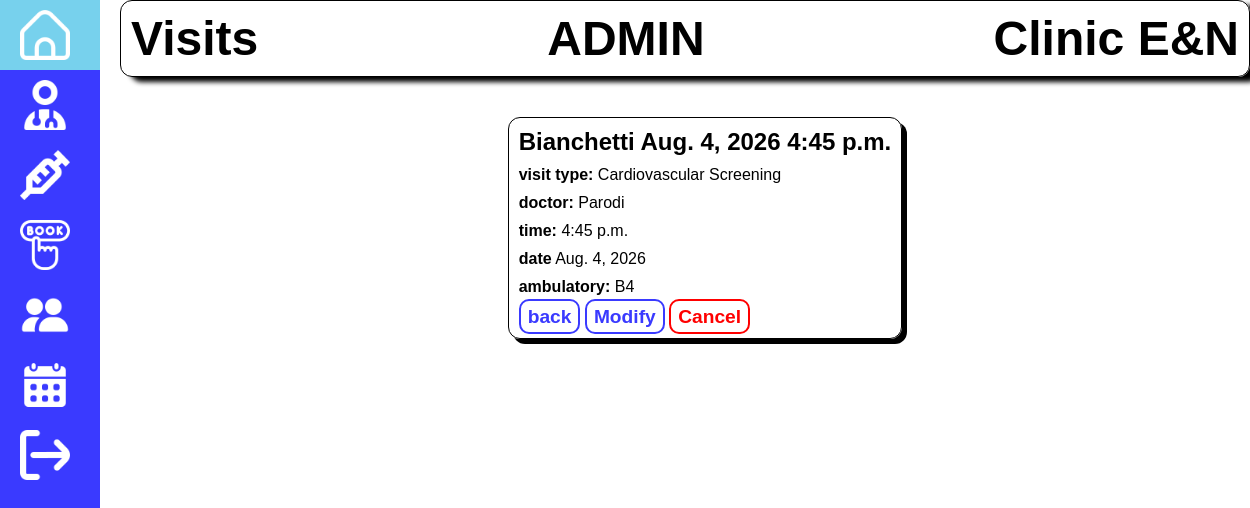
The app's page /dashboard/visit/13/ (signed in) with its own data.
### dashboard/models.py (models this page shows, shortened)
class Visit(models.Model):
    patient = models.ForeignKey(Patient, on_delete=models.CASCADE)
    doctor = models.ForeignKey(Doctor, on_delete=models.CASCADE)
    treatment = models.ForeignKey(Treatment, on_delete=models.CASCADE)
    date = models.DateField()
    time = models.TimeField()
    ambulatory = models.CharField(max_length=3, blank=True, null=True)
    class Meta:
        ordering = ['patient','date', 'time']
        permissions = (("can_view_visit", "Can view visit"),)

class Patient(models.Model):
    user = models.OneToOneField(
        User,
        on_delete=models.CASCADE,
        related_name='patient_profile',
    )
    first_name = models.CharField(max_length=100)
    last_name = models.CharField(max_length=100)
    date_of_birth = models.DateField()
    weight = models.CharField(max_length=4, help_text='kg')
    height = models.CharField(max_length=3, help_text='cm')
    cf = models.CharField(max_length=16, unique=True, help_text='Codice Fiscale')
    class Meta:
        ordering = ['last_name', 'first_name', 'date_of_birth']
        permissions = (("can_view_patient", "Can view patient"),)

class Treatment(models.Model):
    name = models.CharField(max_length=100, unique=True)
    description = models.TextField(blank=False,null=False)
    cost = models.CharField(max_length=10, help_text='€')
    class Meta:
        ordering = ['name']

class Doctor(models.Model):
    first_name = models.CharField(max_length=100)
    last_name = models.CharField(max_length=100)
    specialization = models.CharField(max_length=100)
    id_doctor = models.CharField(max_length=10, unique=True, help_text='ID Doctor')
    date_of_birth = models.DateField()
    class Meta:
        ordering = ['specialization', 'last_name', 'first_name', 'id_doctor']

### dashboard/views.py (the view)
# urls.py: path('visit/<int:pk>/', views.VisitDetailView.as_view(), name='visit-detail'),
class VisitDetailView(LoginRequiredMixin, PermissionRequiredMixin, generic.DetailView):
    login_url = '/accounts/login/'
    permission_required = 'dashboard.can_view_visit'
    model = Visit

### dashboard/templates/dashboard/visit_detail.html
{% extends "base.html" %}
{% block content %}
   <div class="block-patient">
        <h2>{{visit.patient.last_name}} {{visit.date}} {{visit.time}}</h2>
        <p><b>visit type:</b> <span>{{visit.treatment.name}}</span></p>
        <p><b>doctor:</b> <span>{{visit.doctor.last_name}}</span></p>
        <p><b>time:</b> <span>{{visit.time}}</span></p>
        <p><b>date</b> <span>{{visit.date}}</span></p>
        <p><b>ambulatory:</b> <span>{{visit.ambulatory}}</span></p>
        <div>
            <a class="btn" href="{% url 'visits'%}">back</a>
        <a class="btn" href="{% url 'reservation_update' visit.id %}">Modify</a>
        <a class="btn-del" href="{% url 'reservation_delete' visit.id %}" onclick="return confirm('Are you sure you want to delete this reservation?');">Cancel</a>
        </div>
    </div>
{% endblock %}

### dashboard/templates/base.html (shortened to what this page needs)
<!DOCTYPE html>
<html lang="en">
<head>
    {% load static %}
    <link rel="stylesheet" href="{% static 'css/style.css' %}">
</head>
<body>
    {%block sidebar%}
    <div class="sidebar">
        <ul>
            <li {% if request.resolver_match.url_name == 'dashboard' %}style="background-color: rgb(119, 209, 237)"{% endif %}><a href="{% url 'dashboard'%}"><img src="{% static 'images/home.png' %}" alt="home"><span>home</span></a></li>
            <li {% if request.resolver_match.url_name == 'doctors' %}style="background-color: rgb(119, 209, 237)"{% endif %}><a href="{% url 'doctors'%}"><img src="{% static 'images/user-md.png' %}" alt="h"><span>doctors</span></a></li>
            <li ><a href="{% url 'treatments'%}"><img src="{% static 'images/syringe.png' %}" alt="home"></a></li>
            <li ><a href="{% url 'reservation' %}"><img src="{% static 'images/booking.png' %}" alt=""></a></li>
            {% if perms.dashboard.can_view_patient %}
            <li ><a href="{% url 'patients'%}"><img src="{% static 'images/people.png' %}" alt="home"></a></li>
            {% endif %}
            {% if perms.dashboard.can_view_visit %}
            <li {% if request.resolver_match.url_name == 'visits' %}style="background-color: rgb(119, 209, 237)"{% endif %}><a href="{% url 'visits'%}"><img src="{% static 'images/calendar.png' %}" alt="home"><span>visits</span></a></li>
            {% endif %}
            {% if user.is_authenticated %}
            <li><a href="{% url 'esco' %}"><img src="{% static 'images/exit.png' %}" alt="profile"><span>exit</span></a></li>
            {% endif %}
        </ul>
    </div>
    {%endblock%}
    <div class="sup-cont">
        <div class="title">
            <h1>{% if request.resolver_match.url_name == 'dashboard' %}Welcome
                {% elif request.resolver_match.url_name == 'doctors' or request.resolver_match.url_name == 'doctor-detail'%}Doctors
                {% elif request.resolver_match.url_name == 'treatments' or request.resolver_match.url_name == 'treatment-detail'%}Treatmets
                {% elif request.resolver_match.url_name == 'reservation'%}Reservation
                {% elif request.resolver_match.url_name == 'patients' or request.resolver_match.url_name == 'patient-detail'%}Patients
                {% elif request.resolver_match.url_name == 'visits' or request.resolver_match.url_name == 'visit-detail'%}Visits
                {% elif request.resolver_match.url_name == 'login'%}Log in
                {% elif request.resolver_match.url_name == 'signup'%}Sign Up
                {% elif request.resolver_match.url_name == 'esco'%}Exit
                {%endif%}</h1>
            <h1 style="text-align: center;">{{ user.username }}</h1><h1 style="text-align: end;">Clinic E&N</h1></div>
        <div class="content">
            {% block content %}
            {% endblock %}
        </div>
    </div>
</body>
</html>

### dashboard/static/css/style.css (style rules this page uses)
* { font-family: Montserrat, sans-serif; margin: 0; padding:0; font-style: normal; }
body { display: flex; gap: 20px; }
.sidebar { width: 100px; height: 100vh; background-color: rgb(58, 58, 255); transition: 0.5s ease; }
.sidebar a { text-decoration: none; display: flex; direction: row; overflow: hidden; color: #fff; align-items: center; justify-content: flex-start; gap:10px; font-weight: bold; font-size: 30px; }
.sidebar li { list-style-type: none; padding: 10px 20px; }
.sidebar li img { width: 50px; height: 50px; }
.title { display: flex; justify-content: space-between; margin-bottom: 20px; border: 1px solid black; box-shadow:10px 5px 5px rgb(0, 0, 0); border-radius: 12px; padding: 10px; }
.title h1 { font-size: 3rem; }
.content { width: 100%; padding: 20px; display: flex; flex-direction: column; justify-content: space-between; align-items: center; }
.sup-cont { width: 100%; }
.block-patient { display: flex; flex-direction: column; justify-content: space-between; margin-bottom: 10px; align-items: flex-start; gap: 10px; row-gap: 10px; border: 1px solid black; box-shadow: 5px 5px rgb(0, 0, 0); border-radius: 12px; padding: 10px; }
.block-patient .btn { border: 2px solid rgb(58, 58, 255); background-color: white; color: rgb(58, 58, 255); font-weight: bold; padding: 5px 7px; text-decoration: none; border-radius: 10px; font-size: larger; }
.block-patient .btn-del { border: 2px solid red; background-color: white; color:red; font-weight: bold; padding: 5px 7px; text-decoration: none; border-radius: 10px; font-size: larger; }

### records on screen
Visit: patient.last_name "Bianchetti", date "Aug. 4, 2026", time "4:45 p.m.", treatment.name "Cardiovascular Screening", doctor.last_name "Parodi", ambulatory "B4"

### other values on screen
{{ user.username }} "ADMIN"
